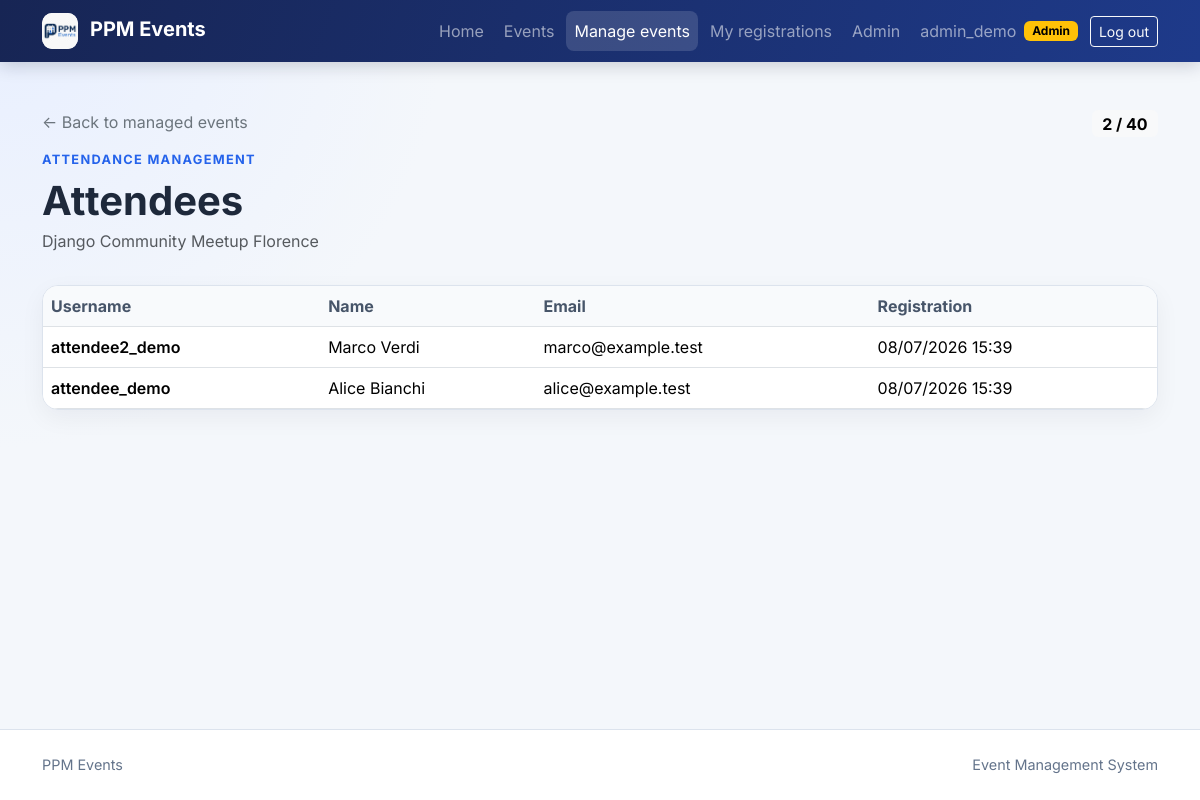
Screenshot of /events/10/attendees/ (signed in) with the database file from the repository.
### events/models.py (models this page shows, shortened)
class Event(models.Model):
    class Status(models.TextChoices):
        DRAFT = "draft", "Draft"
        PUBLISHED = "published", "Published"
        CANCELLED = "cancelled", "Cancelled"
    organizer = models.ForeignKey(
        settings.AUTH_USER_MODEL,
        on_delete=models.CASCADE,
        related_name="organized_events",
    )
    title = models.CharField(max_length=200)
    description = models.TextField()
    starts_at = models.DateTimeField()
    ends_at = models.DateTimeField()
    location = models.CharField(max_length=255)
    capacity = models.PositiveIntegerField(
        validators=[MinValueValidator(1)],
    )
    status = models.CharField(
        max_length=20,
        choices=Status.choices,
        default=Status.DRAFT,
    )
    created_at = models.DateTimeField(auto_now_add=True)
    updated_at = models.DateTimeField(auto_now=True)
    objects = EventQuerySet.as_manager()
    class Meta:
        ordering = ["starts_at", "title"]
        constraints = [
            models.CheckConstraint(
                condition=Q(capacity__gte=1),
                name="event_capacity_at_least_one",
            ),
            models.CheckConstraint(
                condition=Q(ends_at__gt=F("starts_at")),
                name="event_ends_after_start",
            ),
        ]
        indexes = [
            models.Index(fields=["status", "starts_at"]),
            models.Index(fields=["organizer", "starts_at"]),
        ]

class Registration(models.Model):
    event = models.ForeignKey(
        Event,
        on_delete=models.CASCADE,
        related_name="registrations",
    )
    attendee = models.ForeignKey(
        settings.AUTH_USER_MODEL,
        on_delete=models.CASCADE,
        related_name="event_registrations",
    )
    created_at = models.DateTimeField(auto_now_add=True)
    class Meta:
        ordering = ["-created_at"]
        constraints = [
            models.UniqueConstraint(
                fields=["event", "attendee"],
                name="unique_event_attendee_registration",
            ),
        ]
        indexes = [
            models.Index(fields=["event", "created_at"]),
            models.Index(fields=["attendee", "created_at"]),
        ]

### events/views.py (the view)
class EventAttendeeListView(EventOwnerRequiredMixin, DetailView):
    model = Event
    template_name = "events/event_attendee_list.html"
    context_object_name = "event"
    ownership_denied_message = (
        "You cannot view attendees for events created by other organizers."
    )
    def get_queryset(self):
        queryset = Event.objects.all()
        if not self.request.user.is_staff:
            queryset = queryset.filter(organizer=self.request.user)
        return queryset.prefetch_related("registrations__attendee")
    def get_context_data(self, **kwargs):
        context = super().get_context_data(**kwargs)
        context["registrations"] = self.object.registrations.all()
        return context

### accounts/context_processors.py (called while the page is built)
def roles(request):
    return {
        "user_is_attendee": is_attendee(request.user),
        "user_is_organizer": is_organizer(request.user),
    }

### accounts/roles.py (called while the page is built)
def get_user_roles(user):
    if not user.is_authenticated:
        return frozenset()
    if not hasattr(user, "_ppm_role_names"):
        user._ppm_role_names = frozenset(
            user.groups.values_list("name", flat=True)
        )
    return user._ppm_role_names

def user_has_role(user, role):
    return role.value in get_user_roles(user)

def is_admin(user):
    return user.is_authenticated and user.is_staff

def is_attendee(user):
    return (
        user_has_role(user, Role.ATTENDEE)
        or user_has_role(user, Role.ORGANIZER)
        or is_admin(user)
    )

def is_organizer(user):
    return user_has_role(user, Role.ORGANIZER) or is_admin(user)

### events/views.py (called while the page is built, shortened)
    def dispatch(self, request, *args, **kwargs):
        if request.user.is_authenticated and not is_organizer(request.user):
            messages.error(
                request,
                "This section is reserved for organizers.",
            )
            return redirect(self.permission_denied_url)
        return super().dispatch(request, *args, **kwargs)

    def dispatch(self, request, *args, **kwargs):
        return super().dispatch(request, *args, **kwargs)

### templates/events/event_attendee_list.html (shortened to what this page needs)
{% extends "base.html" %}
{% block content %}
<header class="page-header d-flex flex-column flex-sm-row justify-content-between align-items-start gap-3">
    <div>
        <a class="link-secondary text-decoration-none" href="{% url 'events:my_events' %}">
            &larr; Back to managed events
        </a>
        <p class="page-kicker mt-3 mb-2">Attendance management</p>
        <h1 class="display-6 fw-bold mb-1">Attendees</h1>
        <p class="text-body-secondary mb-0">{{ event.title }}</p>
    </div>
    <span class="badge {% if registrations|length >= event.capacity %}text-bg-warning{% else %}text-bg-light{% endif %} fs-6 flex-shrink-0">
        {{ registrations|length }} / {{ event.capacity }}
    </span>
</header>
{% if registrations %}
    <div class="table-card table-responsive">
        <table class="table table-hover align-middle">
            <thead>
                <tr>
                    <th scope="col">Username</th>
                    <th scope="col">Name</th>
                    <th scope="col">Email</th>
                    <th scope="col">Registration</th>
                </tr>
            </thead>
            <tbody>
                {% for registration in registrations %}
                    <tr>
                        <td class="fw-semibold attendee-username">
                            {{ registration.attendee.get_username }}
                        </td>
                        <td>
                            {{ registration.attendee.get_full_name|default:"-" }}
                        </td>
                        <td>{{ registration.attendee.email|default:"-" }}</td>
                        <td>
                            {{ registration.created_at|date:"d/m/Y H:i" }}
                        </td>
                    </tr>
                {% endfor %}
            </tbody>
        </table>
    </div>
{% else %}
    {% include "includes/empty_state.html" with title="No attendees" description="This event has no attendees yet. New registrations will appear here." %}
{% endif %}
{% endblock %}

### templates/includes/navbar.html (shortened to what this page needs)
{% load static %}
<nav class="navbar navbar-expand-lg navbar-dark site-navbar sticky-top">
    <div class="container">
        <a class="navbar-brand fw-bold" href="{% url 'events:home' %}">
            <span class="brand-logo-wrap" aria-hidden="true">
                <img
                    class="brand-logo"
                    src="{% static 'img/ppm-events-logo.png' %}"
                    alt=""
                >
            </span>
            PPM Events
        </a>
        <div class="collapse navbar-collapse" id="mainNavigation">
            <ul class="navbar-nav ms-auto align-items-lg-center gap-lg-1">
                <li class="nav-item">
                    <a
                        class="nav-link{% if request.resolver_match.url_name == 'home' %} active{% endif %}"
                        href="{% url 'events:home' %}"
                    >
                        Home
                    </a>
                </li>
                <li class="nav-item">
                    <a
                        class="nav-link{% if request.resolver_match.url_name == 'list' or request.resolver_match.url_name == 'detail' %} active{% endif %}"
                        href="{% url 'events:list' %}"
                    >
                        Events
                    </a>
                </li>
                {% if user_is_organizer %}
                    <li class="nav-item">
                        <a
                            class="nav-link{% if request.resolver_match.url_name == 'my_events' or request.resolver_match.url_name == 'create' or request.resolver_match.url_name == 'update' or request.resolver_match.url_name == 'delete' or request.resolver_match.url_name == 'attendees' %} active{% endif %}"
                            href="{% url 'events:my_events' %}"
                            {% if request.resolver_match.url_name == "my_events" or request.resolver_match.url_name == "create" or request.resolver_match.url_name == "update" or request.resolver_match.url_name == "delete" or request.resolver_match.url_name == "attendees" %}aria-current="page"{% endif %}
                        >
                            Manage events
                        </a>
                    </li>
                {% endif %}
                {% if user_is_attendee %}
                    <li class="nav-item">
                        <a
                            class="nav-link{% if request.resolver_match.url_name == 'my_registrations' %} active{% endif %}"
                            href="{% url 'events:my_registrations' %}"
                        >
                            My registrations
                        </a>
                    </li>
                {% endif %}
                {% if user.is_staff %}
                    <li class="nav-item">
                        <a class="nav-link" href="{% url 'admin:index' %}">
                            Admin
                        </a>
                    </li>
                {% endif %}
                {% if user.is_authenticated %}
                    <li class="nav-item ms-lg-2">
                        <span class="navbar-text user-chip">
                            <span class="user-name">{{ user.get_username }}</span>
                            {% if user.is_superuser %}
                                <span class="badge text-bg-warning">Admin</span>
                            {% elif user_is_organizer %}
                                <span class="badge text-bg-primary">Organizer</span>
                            {% elif user_is_attendee %}
                                <span class="badge text-bg-info">Attendee</span>
                            {% endif %}
                        </span>
                    </li>
                    <li class="nav-item">
                        <form method="post" action="{% url 'accounts:logout' %}">
                            <button class="btn btn-outline-light btn-sm ms-lg-2" type="submit">
                                Log out
                            </button>
                        </form>
                    </li>
                {% endif %}
            </ul>
        </div>
    </div>
</nav>

### static/css/styles.css (style rules this page uses)
:root { --ppm-navy: #172554; --ppm-blue: #2563eb; --ppm-blue-dark: #1d4ed8; --ppm-surface: #ffffff; --ppm-background: #f4f7fb; --ppm-border: #dce3ed; --ppm-muted: #64748b; }
html { scroll-behavior: smooth; }
body { min-height: 100vh; display: flex; flex-direction: column; color: #1e293b; font-family: "Inter", system-ui, -apple-system, BlinkMacSystemFont, "Segoe UI", sans-serif; background: radial-gradient(circle at top left, #e8efff 0, transparent 28rem), var(--ppm-background); }
a { text-underline-offset: 0.18em; }
.site-navbar { background: linear-gradient(110deg, var(--ppm-navy), #1e3a8a); box-shadow: 0 0.25rem 1rem rgba(15, 23, 42, 0.18); }
.brand-logo-wrap { display: inline-flex; width: 2.25rem; height: 2.25rem; margin-right: 0.45rem; align-items: center; justify-content: center; background: #fff; border-radius: 0.65rem; overflow: hidden; vertical-align: middle; }
.brand-logo { width: 100%; height: 100%; object-fit: contain; }
.navbar .nav-link { border-radius: 0.5rem; }
.navbar .nav-link.active { background: rgba(255, 255, 255, 0.14); }
.user-chip { display: inline-flex; max-width: 100%; gap: 0.5rem; align-items: center; }
.user-name, .attendee-username { overflow-wrap: anywhere; }
.btn { transition: color 160ms ease, background-color 160ms ease, border-color 160ms ease, box-shadow 160ms ease, transform 160ms ease; }
.page-header { margin-bottom: 2rem; }
.page-kicker { color: var(--ppm-blue); font-size: 0.8rem; font-weight: 700; letter-spacing: 0.1em; text-transform: uppercase; }
.table-card { overflow: hidden; background: var(--ppm-surface); border: 1px solid var(--ppm-border); border-radius: 1rem; box-shadow: 0 0.5rem 1.5rem rgba(15, 23, 42, 0.05); }
.table-card .table { margin-bottom: 0; }
.table-card thead th { color: #475569; background: #f8fafc; border-bottom-width: 1px; }

### rows the page displays
Event: title "Django Community Meetup Florence", capacity "40"
Registration: attendee.get_username "attendee2_demo", attendee.get_full_name "Marco Verdi", attendee.email "marco@example.test", created_at "08/07/2026 15:39"
Registration: attendee.get_username "attendee_demo", attendee.get_full_name "Alice Bianchi", attendee.email "alice@example.test", created_at "08/07/2026 15:39"

### other values shown
{{ user.get_username }} "admin_demo"
{{ registrations|length }} "2"
